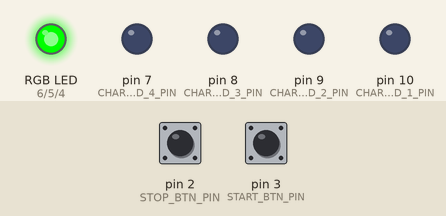
Recording of a sketch running on a simulated Arduino Uno, built with avr-gcc and run on an emulated ATmega328P. Shown: an RGB LED mixed from three pins (HIGH = lit), output pins drawn as LEDs (lit = HIGH). Dashed ring = blinking. The test bench sets the inputs (shaded band); at power-on: pin 3 (START_BTN_PIN) HIGH, pin 2 (STOP_BTN_PIN) HIGH.

Above: at 1.2 s.
1.3 s: pin 3 (START_BTN_PIN) pulled LOW for 0.15 s
At 1.7 s:
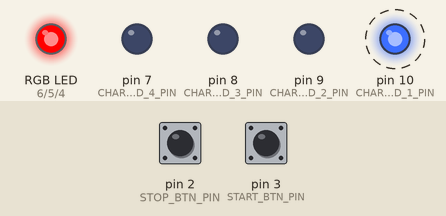
4.3 s: pin 2 (STOP_BTN_PIN) pulled LOW for 3.2 s
At 8.6 s:
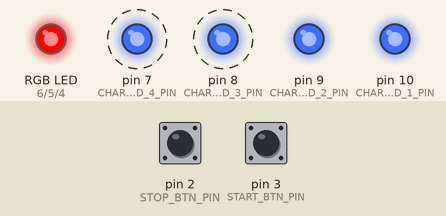
At 13.6 s:
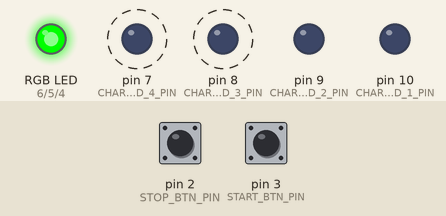
Timing chart, 0 to 15.1 s (numbered marks = the images above; inputs shaded):
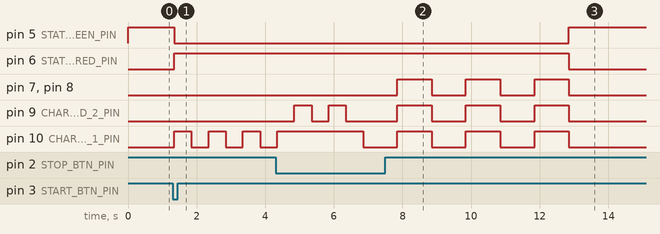

The sketch:

sketch.ino
```cpp
const int CHARGE_LED_1_PIN = 10; // Pin LED incarcare 25%
const int CHARGE_LED_2_PIN = 9; // Pin LED incarcare 50%
const int CHARGE_LED_3_PIN = 8; // Pin LED incarcare 75%
const int CHARGE_LED_4_PIN = 7; // Pin LED incarcare 100%

const int STATE_RGB_LED_RED_PIN = 6; // Pin LED RGB stare rosu
const int STATE_RGB_LED_GREEN_PIN = 5; // Pin LED RGB stare verde
const int STATE_RGB_LED_BLUE_PIN = 4; // Pin LED RGB stare albastru

const int START_BTN_PIN = 3; // Pin buton start
const int STOP_BTN_PIN = 2; // Pin buton stop

// Pini LED-uri pentru progresul incarcarii (0 => L1 = 25%, 1 => L2 = 50%, 2 => L3 = 75%, 3 => L4 = 100%)
const int CHARGE_LED_PINS[] = { CHARGE_LED_1_PIN, CHARGE_LED_2_PIN, CHARGE_LED_3_PIN, CHARGE_LED_4_PIN };

// Pini LED RGB pentru starea statiei (0 => R, 1 => G, 2 => B)
const int STATE_RGB_LED_PINS[] = { STATE_RGB_LED_RED_PIN, STATE_RGB_LED_GREEN_PIN, STATE_RGB_LED_BLUE_PIN };

// Pini pentru butoane (0 => START, 1 => STOP)
const int BUTTON_PINS[] = { START_BTN_PIN, STOP_BTN_PIN };

bool shouldStartCharging = false; // Flag: Ar trebui initializata procedura de start charging
bool shouldStopCharging = false; // Flag: Ar trebui initializata procedura de stop charging

int startButtonState = HIGH; // Starea curenta stabila a butonului de start
int startButtonLastState = HIGH; // Ultima stare stabila a butonului de start
unsigned long startButtonLastDebounceTime = 0; // Timestamp last debounce pentru butonul de start
unsigned long startButtonDebounceDelay = 50; // Delay ms pentru debounce buton start

int stopButtonState = HIGH; // Starea curenta stabila a butonului de stop
int stopButtonLastState = HIGH; // Ultima stare stabila a butonului de stop
unsigned long stopButtonLastDebounceTime = 0; // Timestamp last debounce pentru butonul de stop
unsigned long stopButtonDebounceDelay = 1000; // Delay ms pentru debounce buton stop

// Verifica starea butonului de start
void checkStartButtonState() {
  int startButtonCurrentState = digitalRead(START_BTN_PIN);

  if (startButtonCurrentState != startButtonLastState) {
    startButtonLastDebounceTime = millis();
  }

  if ((millis() - startButtonLastDebounceTime) > startButtonDebounceDelay) {
    if (startButtonCurrentState != startButtonState) {
      startButtonState = startButtonCurrentState;

      if (startButtonState == LOW) {
        shouldStartCharging = true;
      }
    }
  }

  startButtonLastState = startButtonCurrentState;
}

// Verifica starea butonului de stop
void checkStopButtonState() {
  int stopButtonCurrentState = digitalRead(STOP_BTN_PIN);

  if (stopButtonCurrentState != stopButtonLastState) {
    stopButtonLastDebounceTime = millis();
  }

  if ((millis() - stopButtonLastDebounceTime) > stopButtonDebounceDelay) {
    if (stopButtonCurrentState != stopButtonState) {
      stopButtonState = stopButtonCurrentState;

      if (stopButtonState == LOW) {
        shouldStopCharging = true;
      }
    }
  }

  stopButtonLastState = stopButtonCurrentState;
}

// Functie auxiliara pentru setarea LED-ului RGB (starea statiei)
// Doar rosu (statie ocupata) si verde (statie libera) ne sunt utile, albastru il tinem constant oprit
void setStateLED(int redValue, int greenValue) {
  digitalWrite(STATE_RGB_LED_RED_PIN, redValue);
  digitalWrite(STATE_RGB_LED_GREEN_PIN, greenValue);
  digitalWrite(STATE_RGB_LED_BLUE_PIN, LOW);
}

// Reseteaza starea statiei la "libera"
void resetCharging() {
  shouldStartCharging = false; // Reset flag should start charging
  shouldStopCharging = false; // Reset flag should stop charging
  setStateLED(LOW, HIGH); // Aprindem verde (statie libera)

  // Resetam (stingem) LED-urile pentru progresul incarcarii
  for (int i = 0; i < 4; i++) {
    digitalWrite(CHARGE_LED_PINS[i], LOW);
  }
}

// Procesul de incarcare (blink LEDs si posibilitate oprire fortata)
void charging() {
  for (int i = 0; i < 4; i++) {
    digitalWrite(CHARGE_LED_PINS[i], LOW);

    for (int j = 0; j < 3; j++) {
      checkStopButtonState();

      if (shouldStopCharging) {
        return;
      }

      digitalWrite(CHARGE_LED_PINS[i], HIGH);
      delay(500);

      digitalWrite(CHARGE_LED_PINS[i], LOW);
      delay(500);
    }

    digitalWrite(CHARGE_LED_PINS[i], HIGH);
    delay(500);
  }
}

// Procedura de finalizare incarcare (blink LEDs de 3 ori)
void finishCharging() {
  for (int i = 0; i < 4; i++) {
    digitalWrite(CHARGE_LED_PINS[i], HIGH);
  }

  for (int j = 0; j < 3; j++) {
    for (int i = 0; i < 4; i++) {
      digitalWrite(CHARGE_LED_PINS[i], LOW);
    }

    delay(1000);

    for (int i = 0; i < 4; i++) {
      digitalWrite(CHARGE_LED_PINS[i], HIGH);
    }

    delay(1000);
  }
}

// Procedura de oprire a incarcarii
void stopCharging() {
  finishCharging(); // Finalizam incarcarea
  resetCharging(); // Resetam starea statiei
}

// Procedura de incepere a incarcarii
void startCharging() {
  shouldStartCharging = false; // Resetam marcajul de "ar trebui sa incepem incarcarea"
  setStateLED(HIGH, LOW); // Aprindem becul rosu (statie ocupata)
  charging(); // Rulam procesul de incarcare
  shouldStopCharging = true; // Dupa ce procesul de incarcare s-a terminat (normal sau fortat), marcam faptul ca ar trebui oprita incarcarea
}

// Initializarea sistemului
void setup() {
  // Setam modul pinilor pentru LED-uri progres incarcare ca OUTPUT
  for (int i = 0; i < 4; i++) {
    pinMode(CHARGE_LED_PINS[i], OUTPUT);
  }

  // Setam modul pinilor pentru LED-ul RGB ca OUTPUT
  for (int i = 0; i < 3; i++) {
    pinMode(STATE_RGB_LED_PINS[i], OUTPUT);
  }

  // Setam modul pinilor pentru butoane ca INPUT_PULLUP
  for (int i = 0; i < 2; i++) {
    pinMode(BUTTON_PINS[i], INPUT_PULLUP);
  }

  // Resetam (initializam) starea statiei
  resetCharging();
}

// Bucla operationala a sistemului
void loop() {
  checkStartButtonState();

  if (shouldStartCharging) {
    startCharging();
  }

  if (shouldStopCharging) {
    stopCharging();
  }
}
```

Measured:
- after the input at 1.3 s, pin 5 (STATE_RGB_LED_GREEN_PIN): HIGH → LOW after 0.05 s; pin 6 (STATE_RGB_LED_RED_PIN): LOW → HIGH after 0.05 s; pin 10 (CHARGE_LED_1_PIN): alternates HIGH for 0.50 s and LOW for 0.50 s, starting after 0.05 s
- after the input at 4.3 s, pin 5 (STATE_RGB_LED_GREEN_PIN): LOW → HIGH after 8.6 s; pin 6 (STATE_RGB_LED_RED_PIN): HIGH → LOW after 8.6 s
- by itself, pin 7 (CHARGE_LED_4_PIN), pin 8 (CHARGE_LED_3_PIN): alternates HIGH for 1.0 s and LOW for 1.0 s, 6 changes in all, then stays LOW
